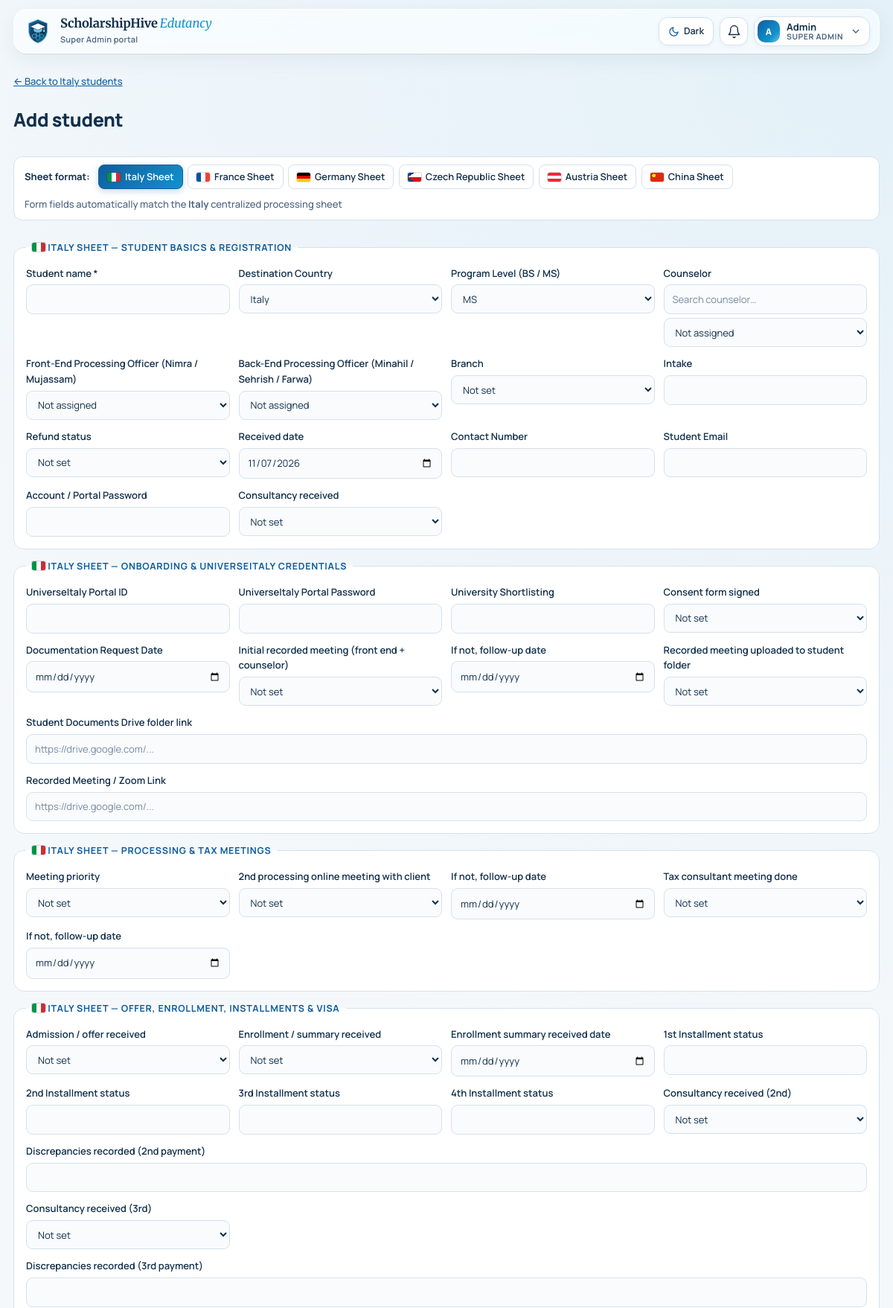
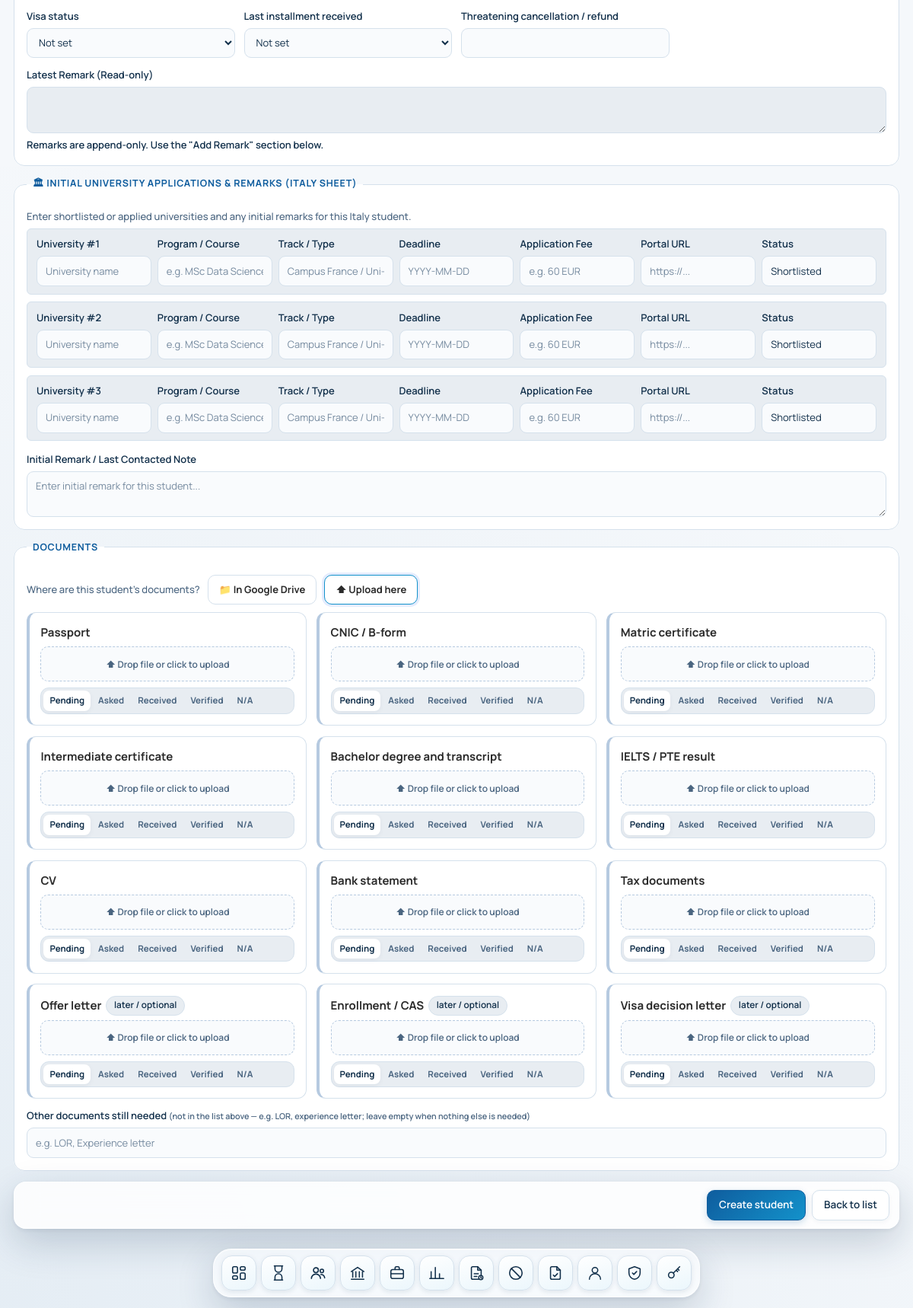
Page /admin/student.php?new=1 (signed in) on the committed database (2 pictures, top to bottom).
### tables this page shows
CREATE TABLE "users" (
  id                   INTEGER PRIMARY KEY AUTOINCREMENT,
  name                 TEXT NOT NULL,
  username             TEXT NOT NULL UNIQUE,
  password_hash        TEXT NOT NULL,
  role                 TEXT NOT NULL CHECK(role IN ('super_admin','admin','pms_lead','counselor','processing_staff','officer','student')),
  student_id           INTEGER NULL UNIQUE,
  active               INTEGER NOT NULL DEFAULT 1,
  must_change_password INTEGER NOT NULL DEFAULT 1,
  last_login           TEXT NULL,
  created_at           TEXT NOT NULL, department TEXT DEFAULT 'backend', session_token TEXT NULL, session_started_at TEXT NULL, session_ip TEXT NULL, session_agent TEXT NULL, email TEXT NULL, phone TEXT NULL, branch TEXT NULL, job_title TEXT NULL, permissions TEXT NULL,
  FOREIGN KEY (student_id) REFERENCES students(id) ON DELETE CASCADE
);

### app/pages/student_edit.php (the view, shortened to what the rows shown need)
<?php
$admin = is_admin_role($u['role']);
$isCounselor = ($u['role'] === 'counselor');
$id = (int)(get('id') ?: post('id'));
$isNew = get('new') === '1' || post('mode') === 'new' || ($id === 0 && get('country') !== '');
$r = $isNew ? [] : find_student($u, $id);
$officers = q("SELECT id, name, role, COALESCE(department, 'backend') AS department FROM users WHERE role IN ('officer', 'pms_lead', 'processing_staff') AND active = 1 ORDER BY CASE WHEN department = 'frontend' THEN 0 ELSE 1 END, name")->fetchAll();
$officerMap = [];
foreach ($officers as $o) {
    $officerMap[(int)$o['id']] = $o['name'];
}
$activeCountry = trim((string)(get('country') ?: post('country') ?: ($r['country'] ?? 'Italy')));
if ($isNew) {
    $r['country'] = $activeCountry;
    if (empty($r['program_level'])) $r['program_level'] = 'MS';
    if (empty($r['received_date'])) $r['received_date'] = today();
}
$activeFieldGroups = country_field_groups($activeCountry);
page_start($isNew ? "Add {$activeCountry} Student" : $r['name'], $u, PORTALS[$u['role']]['label']);
?>
<div class="panel-h">
  <div>
    <h1><?= $isNew ? 'Add student' : h($r['name']) ?></h1>
  </div>
</div>
<form method="post" enctype="multipart/form-data" class="stack" id="sheet-details">
    <?php
      $cFlags = country_flags_map();
    ?>
  <?php foreach ($activeFieldGroups as $group => $fields): ?>
  <fieldset><legend><?= country_flag($activeCountry) ?> <?= h($group) ?></legend><div class="fields">
    <?php $sheetPays = $sheetPays ?? (!$isNew ? student_payments($r) : []);
      foreach ($fields as $k => $f):
        if ($isNew && in_array($k, ['pending_docs_note', 'docs_checklist'], true)) continue;
        $v = (string)($r[$k] ?? '');
        if (str_starts_with($k, 'installment_')) $v = clean_amount($v);
        $wide = in_array($f[1], ['textarea', 'readonly_textarea', 'url'], true) || in_array($k, ['disc2', 'disc3'], true) ? ' wide' : ''; ?>
      <label class="f<?= $wide ?>"><span><?= h($f[0]) ?><?= $k === 'name' ? ' *' : '' ?></span>
      <?php switch ($f[1]):
        case 'officer':
            if ($admin): ?>
              <select name="<?= $k ?>" <?= $isCounselor ? 'disabled' : '' ?>><option value="">Not assigned</option>
              </select>
            <?php else: ?><input value="<?= h($officerMap[(int)$v] ?? 'Not assigned') ?>" disabled><?php endif;
            break;
        case 'counselor':
            $cOpts = staff_options()['counselor'];
            $cNames = array_map(fn($c) => $c['name'], $cOpts); ?>
              <select name="<?= $k ?>" <?= $isCounselor ? 'disabled' : '' ?> data-searchable="Search counselor…">
                <option value="">Not assigned</option>
              </select>
        <?php break;
        case 'yn': ?>
              <select name="<?= $k ?>" <?= $isCounselor ? 'disabled' : '' ?>><?php foreach (['' => 'Not set', 'Yes' => 'Yes', 'No' => 'No'] as $ov => $ol): ?><option value="<?= $ov ?>" <?= $v === $ov ? 'selected' : '' ?>><?= $ol ?></option><?php endforeach; ?></select>
        <?php break;
        case 'select': ?>
              <select name="<?= $k ?>" <?= $isCounselor ? 'disabled' : '' ?> <?= ($k === 'country' && $isNew) ? 'onchange="window.location.href=\'?new=1&country=\'+encodeURIComponent(this.value)"' : '' ?>><?php if ($v !== '' && !in_array($v, $f[2], true)): ?><option value="<?= h($v) ?>" selected><?= h($v) ?></option><?php endif; ?><?php foreach ($f[2] as $ov): ?><option value="<?= h($ov) ?>" <?= $v === $ov ? 'selected' : '' ?>><?= $ov === '' ? 'Not set' : h($ov) ?></option><?php endforeach; ?></select>
        <?php break;
        case 'readonly_textarea': ?>
              <textarea rows="2" readonly disabled style="background:var(--sunk); color:var(--muted);"><?= h($v) ?></textarea>
              <span class="small muted">Remarks are append-only. Use the "Add Remark" section below.</span>
        <?php break;
        case 'textarea': ?>
        <?php break;
        case 'date': ?>
              <input type="date" name="<?= $k ?>" value="<?= h($v) ?>" <?= $isCounselor ? 'readonly' : '' ?>>
        <?php break;
        case 'url': ?>
              <input type="url" name="<?= $k ?>" value="<?= h($v) ?>" placeholder="https://drive.google.com/..." <?= $isCounselor ? 'readonly' : '' ?>>
        <?php break;
        default:
              $sugg = $isCounselor ? [] : field_suggestions($k); ?>
              <input name="<?= $k ?>" value="<?= h($v) ?>" <?= $k === 'name' ? 'required' : '' ?> <?= $isCounselor ? 'readonly' : '' ?> <?= $sugg ? 'list="dl-' . h($k) . '" autocomplete="off"' : '' ?>>
      <?php endswitch; ?>
      </label>
    <?php endforeach; ?>
  </div></fieldset>
  <?php endforeach; ?>
  <fieldset id="documents" class="docs-box" data-src="<?= h($docsSrc = (($r['docs_source'] ?? '') ?: (safe_link($r['drive_link'] ?? '') ? 'drive' : 'upload'))) ?>"><legend>Documents</legend>
    <label class="f" style="margin-top:12px;"><span>Other documents still needed <small class="muted">(not in the list above — e.g. LOR, experience letter; leave empty when nothing else is needed)</small></span>
      <input name="pending_docs_note" value="<?= h(doc_note_is_empty($r['pending_docs_note'] ?? '') ? '' : ($r['pending_docs_note'] ?? '')) ?>" placeholder="e.g. LOR, Experience letter" <?= $isCounselor ? 'readonly' : '' ?>>
    </label>
  </fieldset>
</form>
<?php page_end();

### app/layout.php (shortened to what the rows shown need)
<?php
function nav_icon(string $href): string {
    $file = basename(parse_url($href, PHP_URL_PATH) ?: $href, '.php');
    $p = match ($file) {
        'index'             => '<rect x="3" y="3" width="7" height="9" rx="2"/><rect x="14" y="3" width="7" height="5" rx="2"/><rect x="14" y="12" width="7" height="9" rx="2"/><rect x="3" y="16" width="7" height="5" rx="2"/>',
        'pending'           => '<path d="M6 2h12M6 22h12"/><path d="M7 2v4a5 5 0 0 0 10 0V2"/><path d="M7 22v-4a5 5 0 0 1 10 0v4"/>',
        'students'          => '<circle cx="9" cy="8" r="3.5"/><path d="M2.5 20a6.5 6.5 0 0 1 13 0"/><circle cx="17.5" cy="9" r="2.5"/><path d="M16 14.2A5 5 0 0 1 21.5 19"/>',
        'programs'          => '<path d="M3 10 12 4l9 6"/><path d="M5 10v8M9.5 10v8M14.5 10v8M19 10v8"/><path d="M3 21h18"/>',
        'officers'          => '<rect x="3" y="7" width="18" height="13" rx="2.5"/><path d="M9 7V5a2 2 0 0 1 2-2h2a2 2 0 0 1 2 2v2"/><path d="M3 13h18"/>',
        'reports'           => '<path d="M4 20V10M10 20V4M16 20v-7M22 20H2"/>',
        'pending_report'    => '<path d="M14 3H7a2 2 0 0 0-2 2v14a2 2 0 0 0 2 2h10a2 2 0 0 0 2-2V8z"/><path d="M14 3v5h5"/><path d="M9 13h6M9 17h4"/><circle cx="18.5" cy="18.5" r="3" fill="var(--dock-badge-bg)"/><path d="M18.5 17.2v1.4l.9.6"/>',
        'disabled_refunds'  => '<circle cx="12" cy="12" r="9"/><path d="M5.6 5.6l12.8 12.8"/>',
        'consent_templates' => '<path d="M14 3H7a2 2 0 0 0-2 2v14a2 2 0 0 0 2 2h10a2 2 0 0 0 2-2V8z"/><path d="M14 3v5h5"/><path d="m9 15 2 2 4-4"/>',
        'staff'             => '<circle cx="12" cy="8" r="4"/><path d="M4 21a8 8 0 0 1 16 0"/>',
        'roles'             => '<path d="M12 3 4 6v6c0 4.5 3.4 8.2 8 9 4.6-.8 8-4.5 8-9V6z"/><path d="m9 12 2 2 4-4"/>',
        'logins'            => '<circle cx="8" cy="15" r="4"/><path d="m10.8 12.2 9.2-9.2M17 6l2 2M15 8l2 2"/>',
        default             => '<circle cx="12" cy="12" r="8"/>',
    };
    return '<svg viewBox="0 0 24 24" aria-hidden="true">' . $p . '</svg>';
}
function country_flag(?string $country): string {
    $code = match (trim((string)$country)) {
        'Italy' => 'it', 'France' => 'fr', 'Germany' => 'de', 'Czech Republic' => 'cz', 'Austria' => 'at', 'China' => 'cn', default => '',
    };
    return $code !== '' ? '<span class="flag flag-' . $code . '" title="' . h($country) . '" aria-hidden="true"></span>' : '<span class="flag flag-xx" aria-hidden="true"></span>';
}
function country_flags_map(): array {
    $m = [];
    foreach (['Italy', 'France', 'Germany', 'Czech Republic', 'Austria', 'China'] as $c) $m[$c] = country_flag($c);
    return $m;
}
function user_initials(string $name): string {
    $parts = preg_split('/\s+/', trim($name)) ?: [];
    $ini = '';
    foreach (array_slice($parts, 0, 2) as $p) $ini .= mb_strtoupper(mb_substr($p, 0, 1));
    return $ini ?: '?';
}
function theme_toggle_btn(): string {
    return '<button type="button" class="theme-toggle" data-theme-toggle aria-label="Switch theme" title="Switch between Light and Dark mode" aria-pressed="false">'
         . '<svg class="icon-sun" viewBox="0 0 24 24" aria-hidden="true"><circle cx="12" cy="12" r="5"/><line x1="12" y1="1" x2="12" y2="3"/><line x1="12" y1="21" x2="12" y2="23"/><line x1="4.22" y1="4.22" x2="5.64" y2="5.64"/><line x1="18.36" y1="18.36" x2="19.78" y2="19.78"/><line x1="1" y1="12" x2="3" y2="12"/><line x1="21" y1="12" x2="23" y2="12"/><line x1="4.22" y1="19.78" x2="5.64" y2="18.36"/><line x1="18.36" y1="5.64" x2="19.78" y2="4.22"/></svg>'
         . '<svg class="icon-moon" viewBox="0 0 24 24" aria-hidden="true"><path d="M21 12.79A9 9 0 1 1 11.21 3 7 7 0 0 0 21 12.79z"/></svg>'
         . '<span data-theme-label>Dark</span>'
         . '</button>';
}
function brand_logo_svg(int $size = 42): string {
    return '<svg xmlns="http://www.w3.org/2000/svg" width="' . $size . '" height="' . $size . '" viewBox="0 0 64 64" fill="none" aria-hidden="true">'
         . '<defs>'
         . '<linearGradient id="shShieldG" x1="8" y1="4" x2="56" y2="60" gradientUnits="userSpaceOnUse"><stop offset="0%" stop-color="#0F5D9E"/><stop offset="65%" stop-color="#12304B"/><stop offset="100%" stop-color="#1392CB"/></linearGradient>'
         . '<linearGradient id="shHiveG" x1="16" y1="24" x2="48" y2="54" gradientUnits="userSpaceOnUse"><stop offset="0%" stop-color="#74C3E4"/><stop offset="100%" stop-color="#1392CB"/></linearGradient>'
         . '</defs>'
         . '<path d="M32 4L10 13V30.5C10 45.2 19.4 55.9 32 60C44.6 55.9 54 45.2 54 30.5V13L32 4Z" fill="url(#shShieldG)" stroke="#74C3E4" stroke-width="1.8"/>'
         . '<path d="M32 7.5L13.5 15.2V30.2C13.5 42.8 21.4 52.2 32 56C42.6 52.2 50.5 42.8 50.5 30.2V15.2L32 7.5Z" stroke="#74C3E4" stroke-opacity="0.32" stroke-width="1"/>'
         . '<g stroke="url(#shHiveG)" stroke-width="1.5" fill="#1392CB" fill-opacity="0.22" stroke-linejoin="round">'
         . '<polygon points="32,33 36.5,35.6 36.5,40.8 32,43.4 27.5,40.8 27.5,35.6"/>'
         . '<polygon points="23,38.2 27.5,40.8 27.5,46 23,48.6 18.5,46 18.5,40.8"/>'
         . '<polygon points="41,38.2 45.5,40.8 45.5,46 41,48.6 36.5,46 36.5,40.8"/>'
         . '<polygon points="32,43.4 36.5,46 36.5,51.2 32,53.8 27.5,51.2 27.5,46"/>'
         . '</g>'
         . '<polygon points="32,13.5 15,21 32,28.5 49,21" fill="#FFFFFF"/>'
         . '<path d="M22 24.8V30.2C22 32.5 26.5 34.5 32 34.5C37.5 34.5 42 32.5 42 30.2V24.8L32 29.2L22 24.8Z" fill="#74C3E4"/>'
         . '<path d="M46.5 22.2V30.5" stroke="#74C3E4" stroke-width="1.8" stroke-linecap="round"/>'
         . '<circle cx="46.5" cy="31.5" r="1.8" fill="#FFFFFF"/>'
         . '</svg>';
}
function brand_lockup_html(string $subtitle = ''): string {
    $sub = $subtitle !== '' ? $subtitle : 'Global Education & Processing Portal';
    return '<div class="brand-logo-wrap">' . brand_logo_svg(42) . '</div>'
         . '<div>'
         . '<div class="app">ScholarshipHive<span class="edutancy">Edutancy</span></div>'
         . '<small>' . h($sub) . '</small>'
         . '</div>';
}
function page_start(string $title, ?array $u = null, string $portalLabel = ''): void {
    global $CONFIG;
    $self = ltrim(substr(parse_url($_SERVER['REQUEST_URI'] ?? '', PHP_URL_PATH) ?: '', strlen(base_url())), '/');
    $cookieTheme = $_COOKIE['ptp_theme'] ?? '';
    $htmlThemeAttr = in_array($cookieTheme, ['light', 'dark'], true) ? ' data-theme="' . h($cookieTheme) . '"' : ' data-theme="light"';
    $isStaff = $u && is_staff_role($u['role'] ?? null);
    $idleWarnMin = $isStaff ? (int)setting('idle_warning_minutes', $CONFIG['idle_warning_minutes'] ?? 15) : 0;
    $idleLogoutMin = $isStaff ? (int)setting('idle_logout_minutes', $CONFIG['idle_logout_minutes'] ?? 20) : 0;
    $bodyAttrs = '';
    if ($isStaff) {
        $bodyAttrs = sprintf(
            ' data-idle-enabled="1" data-idle-warning-minutes="%d" data-idle-logout-minutes="%d" data-ping-url="%s" data-logout-url="%s"',
            $idleWarnMin,
            $idleLogoutMin,
            h(url('ping.php')),
            h(url('index.php?idle_logout=1'))
        );
        $bodyAttrs .= ' data-has-dock="1"';
    }
    ?><!doctype html>
<html lang="en"<?= $htmlThemeAttr ?>>
<head>
<link rel="stylesheet" href="<?= h(url('assets/style.css')) ?>">
</head>
<body<?= $bodyAttrs ?>>
<div class="wrap">
<?php if ($u):
    $roleBadge = role_label($u['role']);
?>
<header class="topbar">
  <a class="brand" href="<?= h(url(PORTALS[$u['role']]['home'] ?? 'index.php')) ?>"><?= brand_lockup_html($portalLabel) ?></a>
  <div class="who">
    <?= theme_toggle_btn() ?>
    <?php if ($isStaff): ?>
      <div class="notif-bell-container">
        <button type="button" id="notif-bell-btn" class="icon-btn" aria-label="Notifications" title="Notifications">
          <svg viewBox="0 0 24 24" aria-hidden="true"><path d="M6 8a6 6 0 0 1 12 0c0 7 3 9 3 9H3s3-2 3-9"/><path d="M10.3 21a1.94 1.94 0 0 0 3.4 0"/></svg>
        </button>
      </div>
    <?php endif; ?>
    <details class="user-menu">
      <summary>
        <span class="avatar"><?= h(user_initials((string)$u['name'])) ?></span>
        <span class="user-meta"><b><?= h($u['name']) ?></b><small><?= h($roleBadge) ?></small></span>
        <svg class="chev" viewBox="0 0 24 24" aria-hidden="true"><path d="m6 9 6 6 6-6"/></svg>
      </summary>
    </details>
  </div>
</header>
<nav class="dock" id="app-dock" aria-label="Main navigation">
  <div class="dock-inner">
    <?php foreach (nav_items($u['role']) as $href => $label): if (!nav_allowed($u, $href)) continue; ?>
      <a class="dock-item" href="<?= h(url($href)) ?>" <?= $self === $href ? 'aria-current="page"' : '' ?> aria-label="<?= h($label) ?>">
        <span class="dock-icon"><?= nav_icon($href) ?></span>
      </a>
    <?php endforeach; ?>
  </div>
</nav>
<?php else: ?>
<div class="guest-topbar">
  <?= theme_toggle_btn() ?>
</div>
<?php endif; ?>
<main>
<?php endforeach;
}
function page_end(): void { ?>
</main>
</div>
</body>
</html>
<?php }

### rows in the picture
users: name "A", name "Admin", role "SUPER ADMIN", country "Italy", program_level "MS", branch "Not set", refund "Not set", consult1 "Not set", consent "Not set", initial_meeting "Not set", recorded_uploaded "Not set", meeting_priority "Not set", second_meeting "Not set", tax_meeting "Not set", offer "Not set", enrollment "Not set", consult2 "Not set", consult3 "Not set", visa "Not set", last_installment "Not set"

### other values in the picture
$sub "Super Admin portal"
$activeCountry "Italy"
$cOpt "Italy"
$cOpt "France"
$cOpt "Germany"
$cOpt "Czech Republic"
$cOpt "Austria"
$cOpt "China"
$group "ITALY SHEET — STUDENT BASICS & REGISTRATION"
$f[0] "Student name"
$f[0] "Destination Country"
$f[0] "Program Level (BS / MS)"
$f[0] "Counselor"
$f[0] "Front-End Processing Officer (Nimra / Mujassam)"
$f[0] "Back-End Processing Officer (Minahil / Sehrish / Farwa)"
